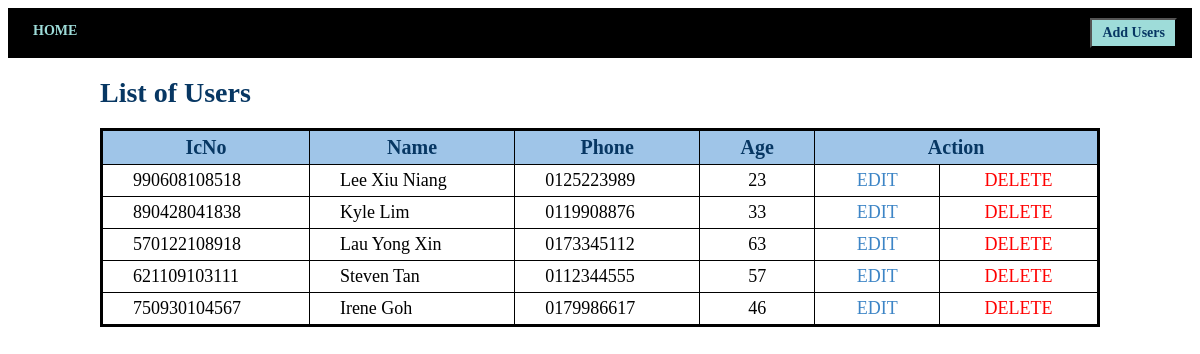
The page /pkob/manage_user/ on the database its author committed.
### App_Soc/models.py (models this page shows, shortened)
class User(models.Model):
    timestamp = models.DateTimeField(auto_now=True)
    ic_no = models.CharField(primary_key=True, max_length=12, verbose_name='IC No.')
    name = models.CharField(max_length=100, verbose_name='Name', blank=False)
    phone_no = models.CharField(max_length=100, verbose_name='Phone Number', blank=False)
    def calculate_age(self):
        birthday = self.ic_no[:6]
        date_time_obj = datetime.strptime(birthday, '%y%m%d')
        if date_time_obj > datetime.now():
            date_time_obj -= timedelta(weeks=5124, days=2)
        age = datetime.now() - date_time_obj
        ageYears = int(age.days / 365)
        return ageYears

### App_Soc/views.py (the view)
# urls.py: path('manage_user/', views.manage_user, name="manage-user"),
def manage_user(request):
    user_list = User.objects.all()
    return render(request, 'App_Soc/manage_user.html', context={'user_list': user_list})

### App_Soc/templates/App_Soc/manage_user.html (shortened to what this page needs)
<!DOCTYPE html>
<html lang="en">
<head>
</head>
<body>
    <div class="header">
        <button type="submit" class="backbtn" onclick="location.href='/';"><b>HOME</b></button>
        <button type="submit" class="addbtn" onclick="location.href='{% url 'newUser-form'%}';"><b>Add Users</b></button>
    </div>
    <div class="content">
        <h1>List of Users</h1>
        <table>
            <tr>
                <th>IcNo</th>
                <th>Name</th>
                <th>Phone</th>
                <th>Age</th>
                <th colspan="2">Action</th>
            </tr>
            {% for user in user_list %}
                <tr>
                    <td>{{ user.ic_no }}</td>
                    <td>{{ user.name }}</td>
                    <td>{{ user.phone_no }}</td>
                    <td style="text-align: center;">{{ user.calculate_age }}</td>
                    <td style="text-align: center;"><a href="{% url 'editUser-form' user.ic_no %}" class="edit">EDIT</a></td>
                    <td style="text-align: center;"><a href="{% url 'user-detail' user.ic_no %}" class="del">DELETE</a></td>
                </tr>
            {% endfor %}
        </table>
    </div>
</body>
</html>

### rows shown on the page
User: ic_no "990608108518", name "Lee Xiu Niang", phone_no "0125223989", calculate_age "23"
User: ic_no "890428041838", name "Kyle Lim", phone_no "0119908876", calculate_age "33"
User: ic_no "570122108918", name "Lau Yong Xin", phone_no "0173345112", calculate_age "63"
User: ic_no "621109103111", name "Steven Tan", phone_no "0112344555", calculate_age "57"
User: ic_no "750930104567", name "Irene Goh", phone_no "0179986617", calculate_age "46"
